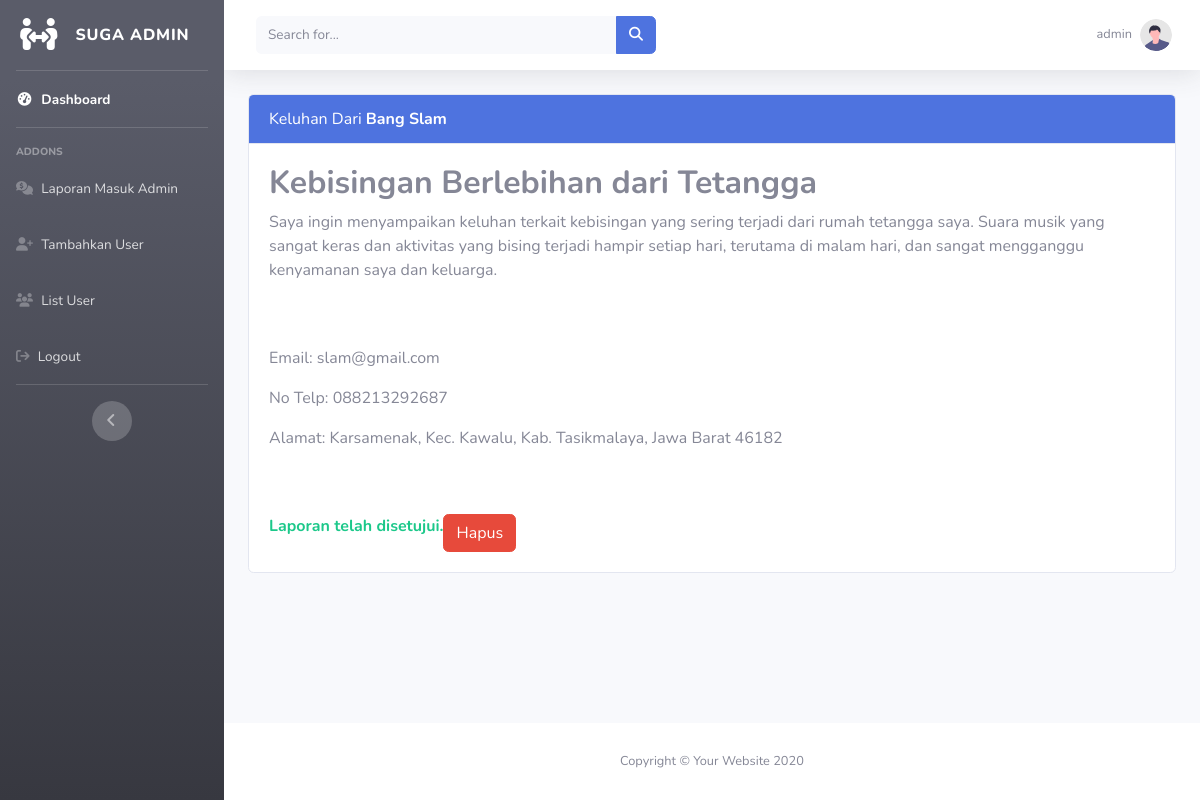
The page /admin/laporan-masuk-admin.php (signed in) on the database its author committed.
### tables this page shows
CREATE TABLE `laporan` (
  `id_laporan` int(11) NOT NULL,
  `judul_laporan` varchar(255) NOT NULL,
  `deskripsi_laporan` text NOT NULL,
  `nama_lengkap` varchar(255) NOT NULL,
  `email_laporan` varchar(255) NOT NULL,
  `no_telp` varchar(13) NOT NULL,
  `alamat_laporan` text NOT NULL,
  `disetujui` tinyint(4) NOT NULL
);

### admin/laporan-masuk-admin.php (the view, shortened to what this page needs)
<?php include 'view/sidebar.php';?>
        <div id="content-wrapper" class="d-flex flex-column">
            <div id="content">
                <?php include 'view/header.php'?>
                <div class="container-fluid">
                <?php
    $query = $conn->query("SELECT * FROM laporan");
    while($data = $query->fetch_assoc()) {
        $status = $data['disetujui'];
        $statusClass = $status == 1 ? 'bg-primary' : 'bg-danger';
?>
    <div class="card">
        <div class="card-header <?= $statusClass ?> text-white">
            Keluhan Dari <b><?= htmlspecialchars($data['nama_lengkap']); ?></b>
        </div>
        <div class="card-body">
            <h2><b><?= htmlspecialchars($data['judul_laporan']); ?></b></h2>
            <p><?= nl2br(htmlspecialchars($data['deskripsi_laporan'])); ?></p>
            <br><br>
            <p>Email: <?= htmlspecialchars($data['email_laporan']); ?></p>
            <p>No Telp: <?= htmlspecialchars($data['no_telp']); ?></p>
            <p>Alamat: <?= htmlspecialchars($data['alamat_laporan']); ?></p>
            <br><br>
            <div class="d-flex gap-2">
        <?php if ($status == 0): ?>
            <form action="proses/acc.php" method="post">
                <input type="hidden" name="id_laporan" value="<?= $data['id_laporan']; ?>">
                <button type="submit" class="btn btn-success">Setujui</button>
            </form>
        <?php else: ?>
            <p class="text-success mb-0"><b>Laporan telah disetujui.</b></p>
        <?php endif; ?>
    <form action="proses/hapus.php" method="post" onsubmit="return confirm('Yakin ingin menghapus laporan ini?');">
        <button type="submit" class="btn btn-danger">Hapus</button>
    </form>
</div>
        </div>
    </div>
    <br><br>
<?php } ?>
</div>
            </div>
            <footer class="sticky-footer bg-white">
                <div class="container my-auto">
                    <div class="copyright text-center my-auto">
                        <span>Copyright &copy; Your Website 2020</span>
                    </div>
                </div>
            </footer>
        </div>
    </div>
</body>
</html>

### rows shown on the page
laporan: nama_lengkap "Bang Slam", judul_laporan "Kebisingan Berlebihan dari Tetangga", deskripsi_laporan "Saya ingin menyampaikan keluhan terkait kebisingan yang sering terjadi dari rumah tetangga saya. Suara musik yang sangat keras dan aktivitas yang bising terjadi hampir setiap hari, terutama di malam hari, dan sangat mengganggu kenyamanan saya dan keluarga.", email_laporan "slam@gmail.com", no_telp "088213292687", alamat_laporan "Karsamenak, Kec. Kawalu, Kab. Tasikmalaya, Jawa Barat 46182", disetujui "Laporan telah disetujui."

### other values the page prints
$_SESSION['nama'] "admin"
